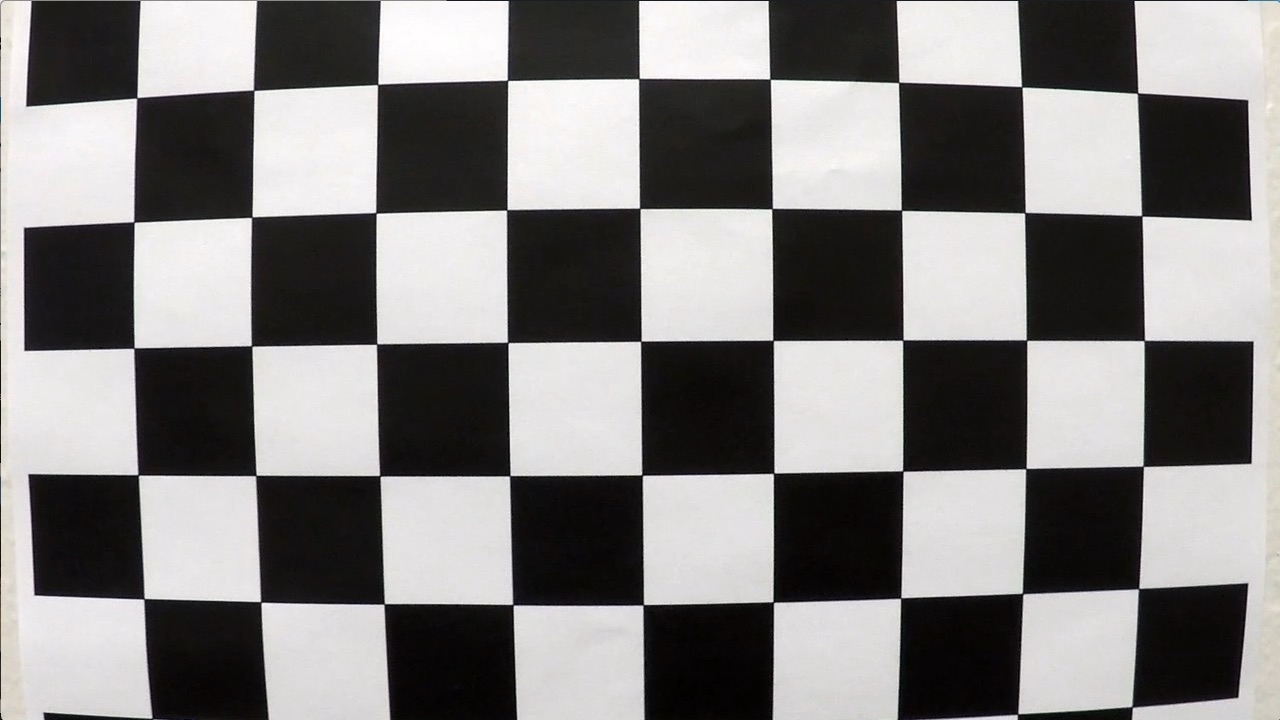
#> input picture camera_cal/calibration1.jpg, 1280 x 720 px; its folder holds 6 pictures in this run; the run also reads 1 picture not shown here
$ jupyter execute --allow-errors P2.ipynb   (shell and % lines are left out)
#> lines starting #> are read from the running program, lines starting #| are printed output that depends on the picture; after the words box and inside, x2 and y2 are one past the last pixel; in counts of white or black regions, pixels touching at a corner belong together
# Self-Driving Car Engineer Nanodegree

## Advanced Lane Finding Project

The goals / steps of this project are the following:

* Compute the camera calibration matrix and distortion coefficients given a set of chessboard images.
* Apply a distortion correction to raw images.
* Use color transforms, gradients, etc., to create a thresholded binary image.
* Apply a perspective transform to rectify binary image ("birds-eye view").
* Detect lane pixels and fit to find the lane boundary.
* Determine the curvature of the lane and vehicle position with respect to center.
* Warp the detected lane boundaries back onto the original image.
* Output visual display of the lane boundaries and numerical estimation of lane curvature and vehicle position.

---

## Helper Functions
Below are some helper functions to help get you started. They should look familiar from the lesson!

**Run the cell below to import some packages.  If you get an `import error` for a package you've already installed, try changing your kernel (select the Kernel menu above --> Change Kernel).  Still have problems?  Try relaunching Jupyter Notebook from the terminal prompt.  Also, consult the forums for more troubleshooting tips.**

[cell 1]
import math
import numpy as np
import cv2
import glob
import matplotlib.pyplot as plt
import matplotlib.image as mpimg
#%matplotlib qt

# [7 lines left out: function grayscale, not called in this run]
    # Or use BGR2GRAY if you read an image with cv2.imread()
    # return cv2.cvtColor(img, cv2.COLOR_BGR2GRAY)

def canny(img, low_threshold, high_threshold):
    """Applies the Canny transform"""
    return cv2.Canny(img, low_threshold, high_threshold)

def gaussian_blur(img, kernel_size):
    """Applies a Gaussian Noise kernel"""
    return cv2.GaussianBlur(img, (kernel_size, kernel_size), 0)

# [109 lines left out: functions region_of_interest, draw_lines, hough_lines, weighted_img, not called in this run]


def corners_unwarp(img, nx, ny, mtx, dist):
    """
    This function will conduct perspective transormation of a chessboard.
    """
    #dst = cv2.undistort(img, mtx, dist)
    dst = cv2.undistort(img, mtx, dist, None, mtx)

    # 2) Convert to grayscale
    gray = cv2.cvtColor(dst,cv2.COLOR_BGR2GRAY)
    gray = cv2.merge([gray,gray,gray])
    # 3) Find the chessboard corners
    retval, corners = cv2.findChessboardCorners(gray,(nx,ny),None)
    # print('corners are',corners)
    # 4) If corners found:
            # a) draw corners
    if retval == True:
        cv2.drawChessboardCorners(gray,(nx,ny),corners,retval)
        #plt.imshow(gray,cmap='gray')
    else: print('no corners fonund')
            # b) define 4 source points src = np.float32([[,],[,],[,],[,]])
                 #Note: you could pick any four of the detected corners
                 # as long as those four corners define a rectangle
                 #One especially smart way to do this would be to use four well-chosen
                 # corners that were automatically detected during the undistortion steps
                 #We recommend using the automatic detection of corners in your code

    src = np.float32([corners[0][0],
                      corners[(nx-1)][0],
                      corners[-1][0],
                      corners[-nx][0]])

            # c) define 4 destination points dst = np.float32([[,],[,],[,],[,]])
    dst = np.float32([[100,100],
                      [850,100],
                      [850,600],
                      [100,600]])
            # d) use cv2.getPerspectiveTransform() to get M, the transform matrix
    M = cv2.getPerspectiveTransform(src,dst)
    # print(gray.shape)
            # e) use cv2.warpPerspective() to warp your image to a top-down view
    img_size = (gray.shape[1],gray.shape[0])
    warped = cv2.warpPerspective(gray,M,img_size,flags=cv2.INTER_LINEAR)
    return warped, M

## 1. Camera Calibration
* Compute the camera calibration matrix and distortion coefficients given a set of chessboard images.
Expected input & output

### 1.1. Camera distorsion calibration

[cell 2]
# prepare object points, like (0,0,0), (1,0,0), (2,0,0) ....,(6,5,0)
nx = 9
ny = 6

objp = np.zeros((ny*nx,3), np.float32)
objp[:,:2] = np.mgrid[0:nx,0:ny].T.reshape(-1,2)

# Arrays to store object points and image points from all the images.
objpoints = [] # 3d points in real world space
imgpoints = [] # 2d points in image plane.

# Make a list of calibration images
images = glob.glob('camera_cal/calibration*.jpg')

# Step through the list and search for chessboard corners
for fname in images:
    img = cv2.imread(fname)
#> img is the input picture: shape (720, 1280, 3); mean B, G, R 127.8, 128.4, 130.1
    gray = cv2.cvtColor(img,cv2.COLOR_BGR2GRAY)

    # Find the chessboard corners
    ret, corners = cv2.findChessboardCorners(gray, (nx,ny),None)
#> ret = False; corners = None

    # If found, add object points, image points
    if ret == True:
        objpoints.append(objp)
        imgpoints.append(corners)
    else: print('No chess board corner found and the filename is %s'%(fname))

    # Draw and display the corners
    img = cv2.drawChessboardCorners(img, (nx,ny), corners, ret)
    cv2.imshow('img',img)
    cv2.waitKey(500)
#> pass 2 of the loop `for fname in images:`:
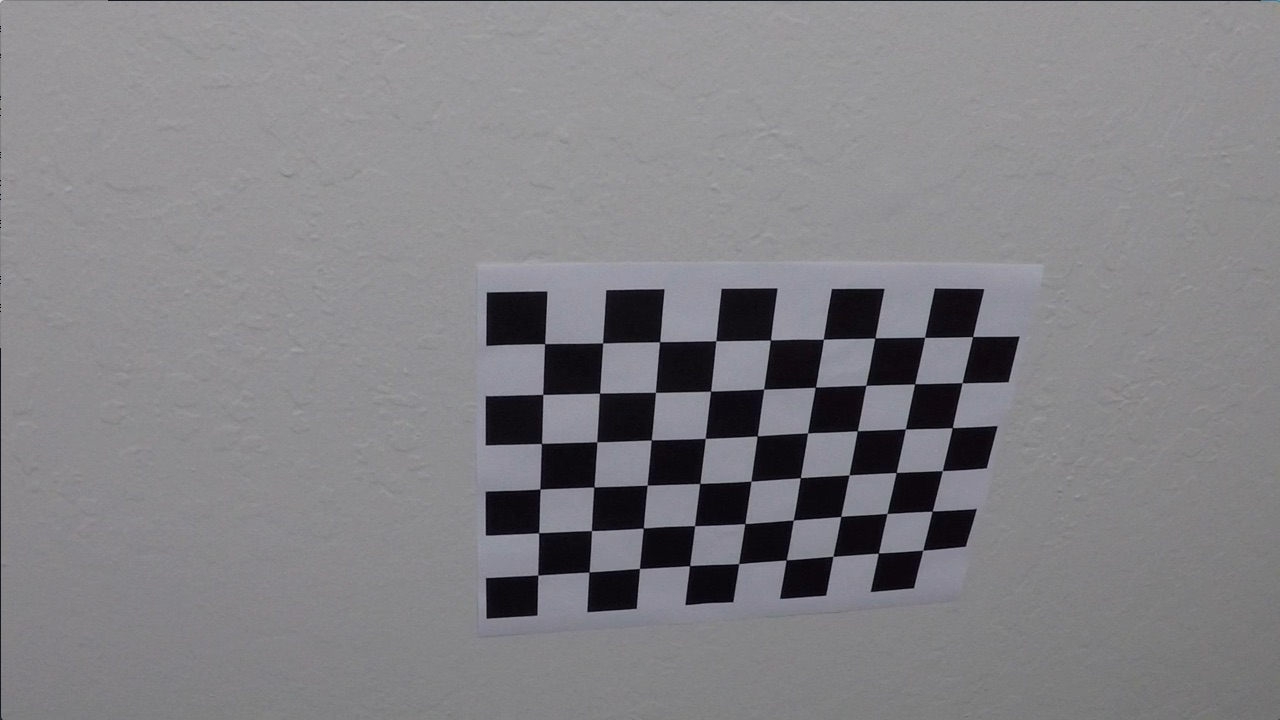
#> input picture camera_cal/calibration10.jpg, 1280 x 720 px
#> img is the input picture: shape (720, 1280, 3); mean B, G, R 133.1, 129.4, 130.2
#> ret = True; corners = 54 rows, first 8: [545.3, 343.1], [602.7, 342.8], [660.1, 341.3], [715.8, 340.7], [770.6, 340], [823.5, 339.2], [874.3, 338.5], [925.1, 337.4]
#> `img = cv2.drawChessboardCorners(img, (nx,ny), corners, ret)`:
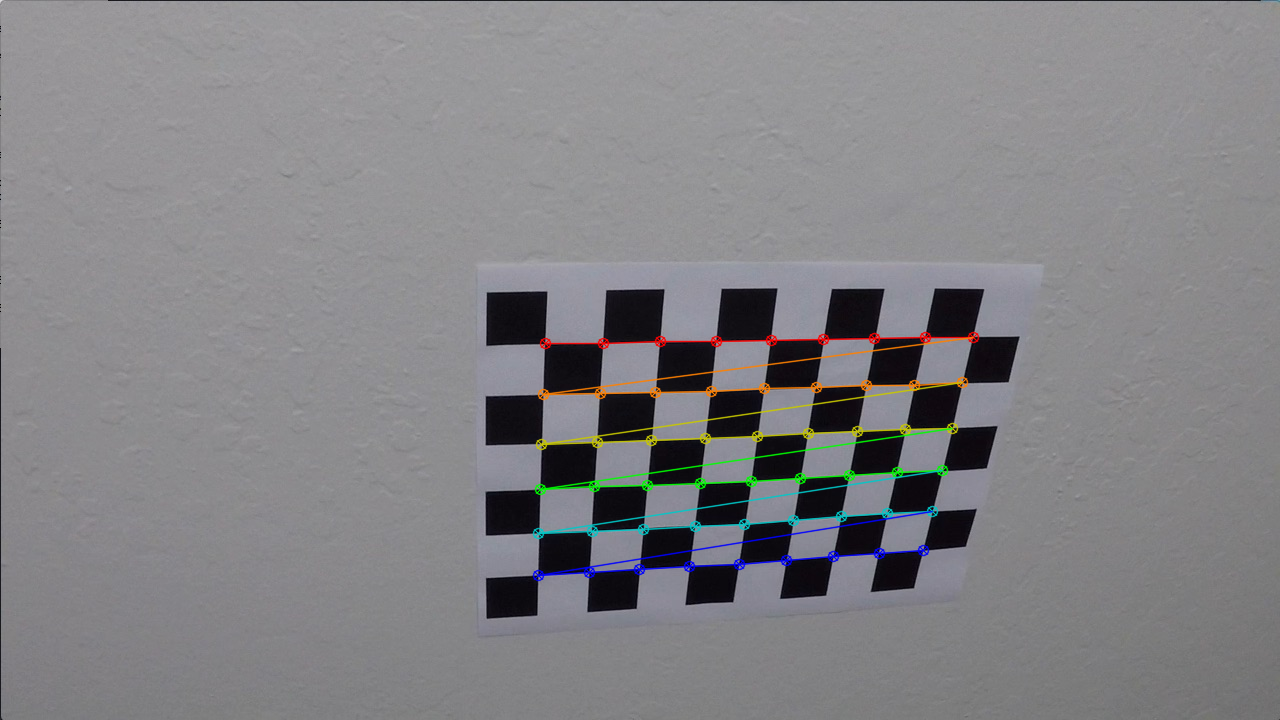
#> img: shape (720, 1280, 3); 1.91% of pixels changed, all inside (x1, y1, x2, y2) = (532, 331, 980, 582)
#> pass 3 of the loop `for fname in images:`:
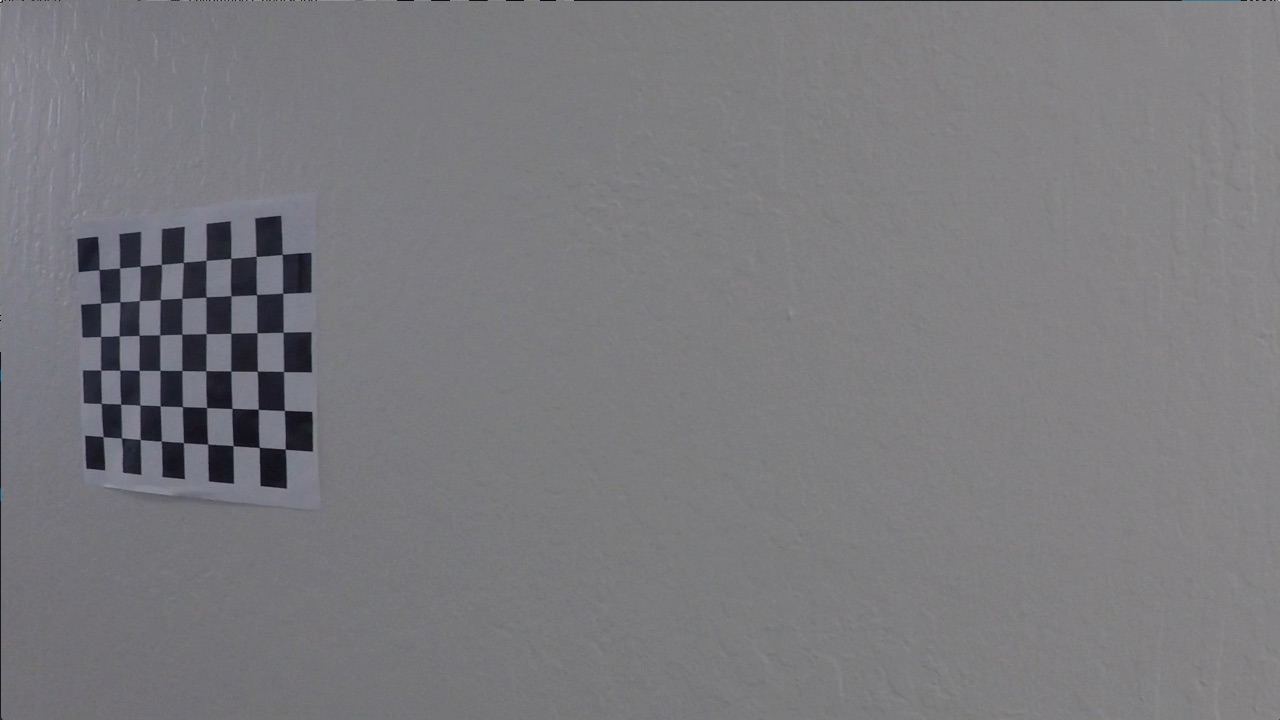
#> input picture camera_cal/calibration11.jpg, 1280 x 720 px
#> img is the input picture: shape (720, 1280, 3); mean B, G, R 125.2, 121.7, 122.2
#> corners = 54 rows, first 8: [99.22, 269.6], [119.6, 268], [140.1, 266.1], [161.3, 264.5], [183.3, 262.5], [206.1, 260.3], [230.7, 258.2], [256.2, 256.3]
#> `img = cv2.drawChessboardCorners(img, (nx,ny), corners, ret)`:
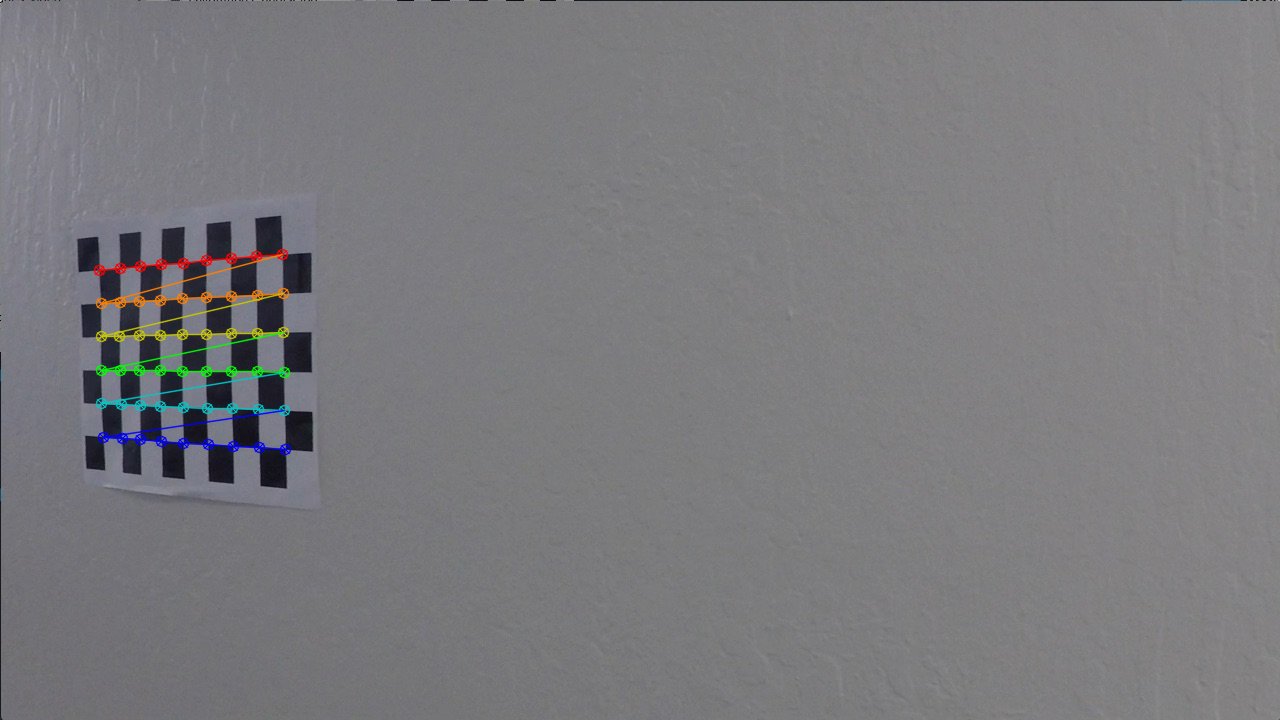
#> img: shape (720, 1280, 3); 1.11% of pixels changed, all inside (x1, y1, x2, y2) = (93, 248, 292, 456)
#> the loop made 4 passes; the first 3 are shown

cv2.destroyAllWindows()

### 1.2. Distorsion image trail
If the above cell ran sucessfully, you should now have `objpoints` and `imgpoints` needed for camera calibration.  Run the cell below to calibrate, calculate distortion coefficients, and test undistortion on an image!

[cell 3]
import pickle

# Test undistortion on an image
img = cv2.imread('camera_cal/test_image.jpg')
img_size = (img.shape[1], img.shape[0])

# Do camera calibration given object points and image points
ret, mtx, dist, rvecs, tvecs = cv2.calibrateCamera(objpoints, imgpoints, img_size,None,None)


dst = cv2.undistort(img, mtx, dist, None, mtx)
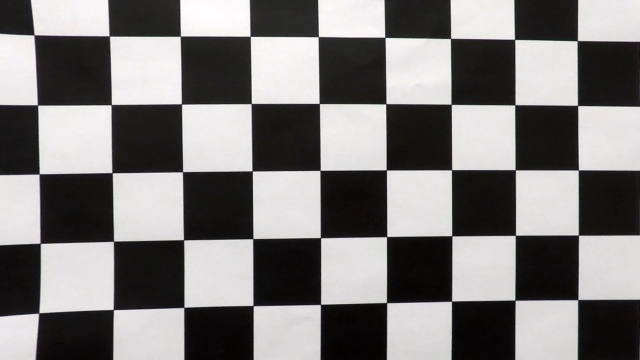
#> dst: shape (720, 1280, 3) (shown at 1/2 size); mean B, G, R 123.2, 123.7, 125.3
cv2.imwrite('camera_cal/test_undist.jpg',dst)

# Save the camera calibration result for later use (we won't worry about rvecs / tvecs)
# Create libary to store all the specs
dist_pickle = {}
dist_pickle["mtx"] = mtx
dist_pickle["dist"] = dist
# pickle.dump() is to dump/store/serialize the library dist_pickle = {} to the dest directory
# so that we could retrieve this library later on OHTER python application.
pickle.dump( dist_pickle, open( "camera_cal/wide_dist_mtx.p", "wb" ) )
#dst = cv2.cvtColor(dst, cv2.COLOR_BGR2RGB)
# Visualize undistortion
f, (ax1, ax2) = plt.subplots(1, 2, figsize=(20,10))
ax1.imshow(img)
ax1.set_title('Original Image', fontsize=30)
ax2.imshow(dst)
ax2.set_title('Undistorted Image', fontsize=30)
f.savefig('writeup_images/chessboard_undistort_output.jpg')
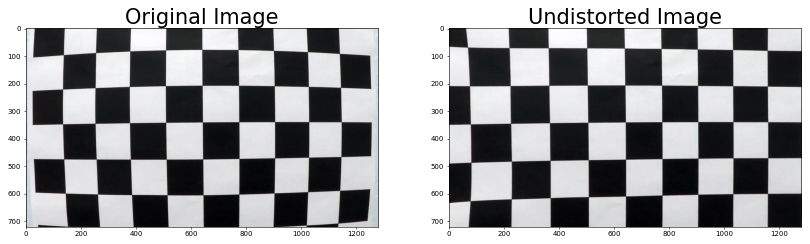
#> figure drawn by matplotlib, 2 panels; B, G, R data is drawn as R, G, B

### 1.3. Image perspective transformation
If the above cell ran sucessfully, you should now have `objpoints` and `imgpoints` needed for camera calibration.  Run the cell below to calibrate, calculate distortion coefficients, and test undistortion on an image!

[cell 4]
# Read in the saved camera matrix and distortion coefficients
# These are the arrays you calculated using cv2.calibrateCamera()
dist_pickle = pickle.load( open( "camera_cal/wide_dist_mtx.p", "rb" ) )
mtx = dist_pickle["mtx"]
dist = dist_pickle["dist"]

# Read in an image
img = cv2.imread('camera_cal/test_image2.jpg')
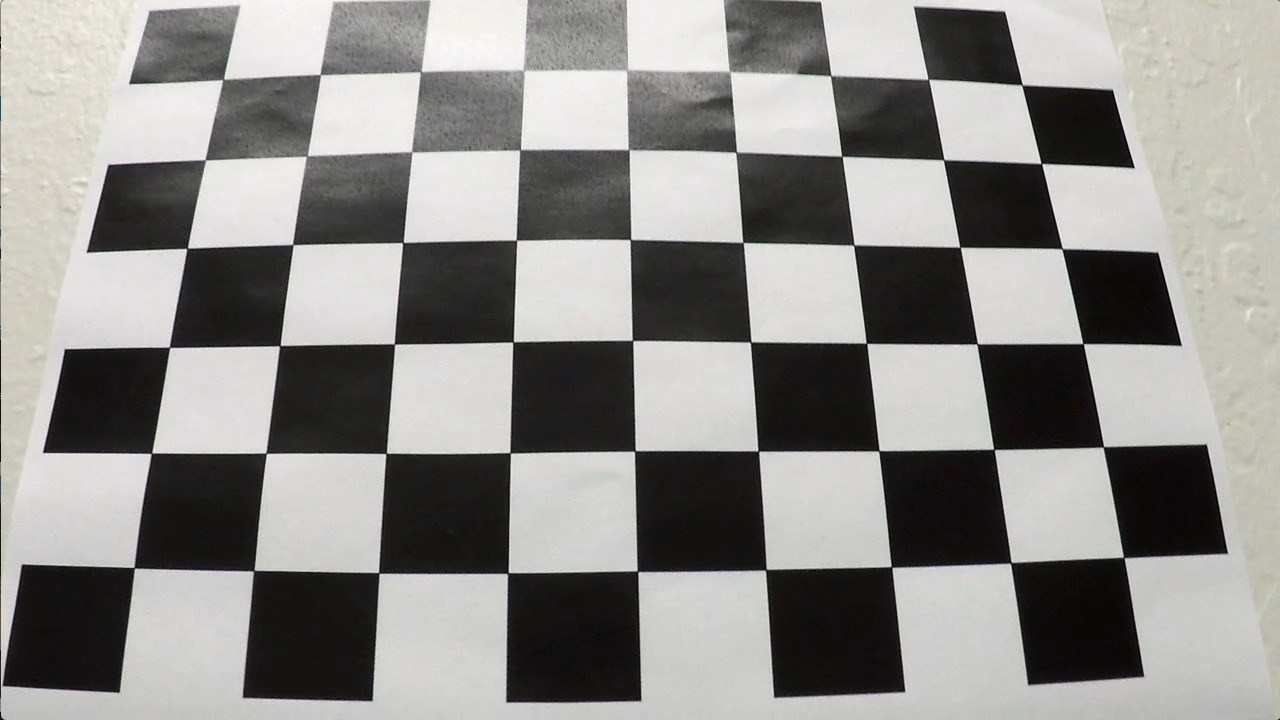
#> input picture camera_cal/test_image2.jpg, 1280 x 720 px
#> img is the input picture: shape (720, 1280, 3); mean B, G, R 138.1, 141, 141.8

top_down, perspective_M = corners_unwarp(img, nx, ny, mtx, dist)
#> in corners_unwarp, `cv2.drawChessboardCorners(gray,(nx,ny),corners,retval)`:
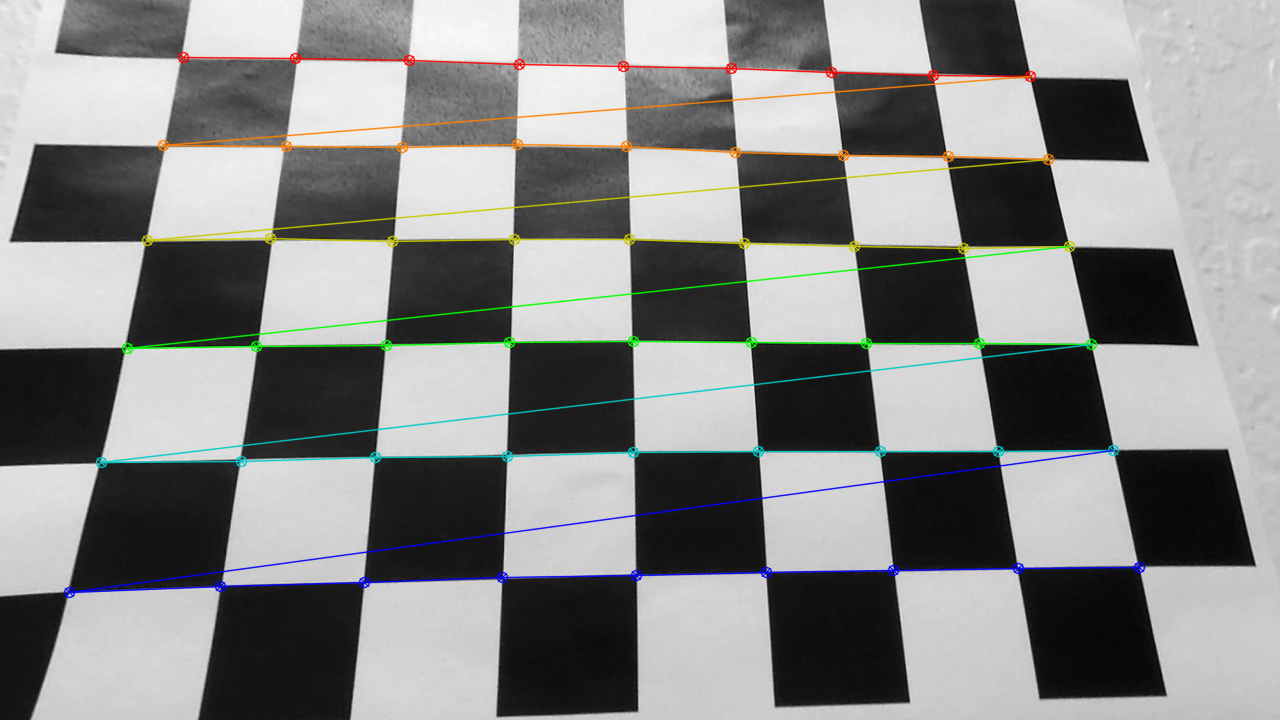
#> gray: shape (720, 1280, 3); mean of channels 0, 1, 2 134.5, 135.5, 134.8; drawn as B, G, R
#> in corners_unwarp, `warped = cv2.warpPerspective(gray,M,img_size,flags=cv2.INTER_LINEAR)`:
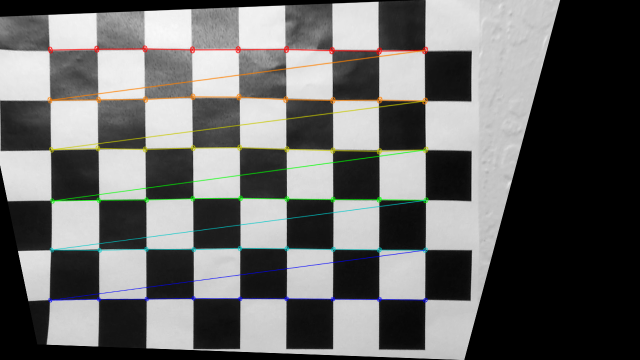
#> warped: shape (720, 1280, 3) (shown at 1/2 size); mean of channels 0, 1, 2 104, 105.1, 104.9; drawn as B, G, R
f, (ax1, ax2) = plt.subplots(1, 2, figsize=(24, 9))
f.tight_layout()
ax1.imshow(img)
ax1.set_title('Original Image', fontsize=50)
ax2.imshow(top_down)
ax2.set_title('Undistorted and Warped Image', fontsize=50)
plt.subplots_adjust(left=0., right=1, top=0.9, bottom=0.)
